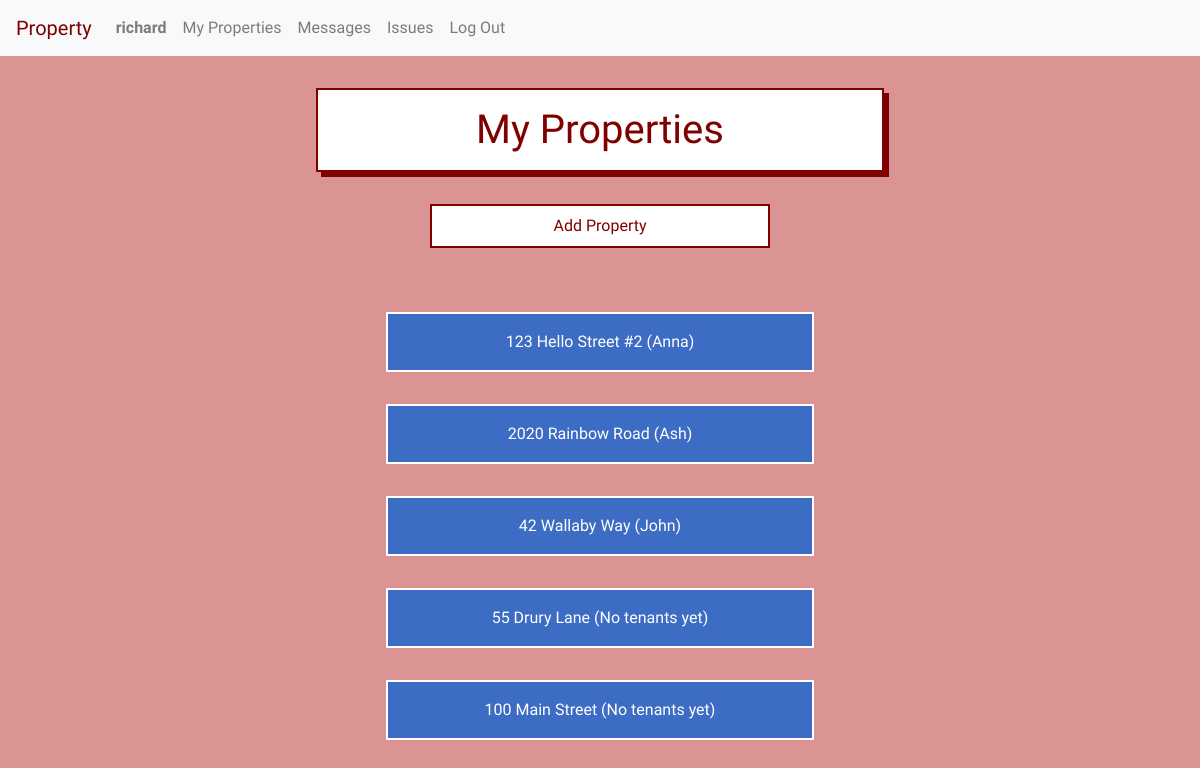
/ (signed in), run on the app's committed database.
### property/models.py (models this page shows, shortened)
class User(AbstractUser):
    tenant = models.BooleanField(default=True)
    manager = models.BooleanField(default=False)

class Unit(models.Model):
    manager = models.ForeignKey(User, on_delete=models.CASCADE, related_name="managers")
    tenant = models.ForeignKey(User, on_delete=models.CASCADE, related_name="tenants", blank=True, null=True)
    address = models.CharField(max_length=200)
    image = models.URLField(blank=True, default='', max_length=1000)
    def __str__(self):
        return f"{self.address}"

### property/views.py (the view, shortened to what this page needs)
# urls.py: path("", views.index, name="index"),
def index(request):
    if request.user.is_authenticated:
        if request.user.manager:
            try:
                units = Unit.objects.filter(manager=request.user).order_by('address').order_by('-tenant')
            except ObjectDoesNotExist:
                units = None
            print(units)
            return render(request, 'property/index.html', {
                "units": units
            })
    else:
        return render(request, 'property/login.html')

### property/templates/property/index.html (shortened to what this page needs)
{% extends "property/layout.html" %}
{% block body %}
    {% if user.manager %}
        {% if not units %}
            <br><br>
            <p> You have not registered any properties yet. </p>
            <p> Let's get started! </p>
            <div class="add-property-link">
                <a href="{% url 'add_property' %}">Add Property</a>
            </div>
        {% else %}
            <h1>My Properties</h1>
            <a href="{% url 'add_property' %}">
                <div class="add-property-link">
                    Add Property
                </div>
            </a>
            <div class="list-container">
                {% for unit in units %}
                <a href="{% url 'unit' unit.id %}">
                    <div class="listed-item-link">
                        {{unit}} {% if unit.tenant %} ({{unit.tenant.first_name}}) {% else %} (No tenants yet) {% endif %}
                    </div>
                </a>
                {% endfor %}
            </div>
        {% endif %}
    {% endif %}
{% endblock %}

### property/templates/property/layout.html (shortened to what this page needs)
{% load static %}
<!DOCTYPE html>
<html lang="en">
    <head>
        <link rel="stylesheet" href="https://stackpath.bootstrapcdn.com/bootstrap/4.3.1/css/bootstrap.min.css">
        <link href="{% static 'property/styles.css' %}" rel="stylesheet">
    </head>
    <body>
        {% if user.is_authenticated %}
        <nav class="navbar sticky-top navbar-expand-lg navbar-light bg-light">
            <a id="property" class="navbar-brand" href="{% url 'index' %}">Property</a>
            <div class="collapse navbar-collapse" id="navbarTogglerDemo02">
              <ul class="navbar-nav mr-auto mt-2 mt-lg-0">
                <li class="nav-item">
                    <a class="nav-link" href="{% url 'profile' %}"><strong>{{ user.username }}</strong></a>
                </li>
                {% if user.manager %}
                <li class="nav-item">
                    <a class="nav-link" href="{% url 'index' %}">My Properties</a>
                </li>
                {% endif %}
                <li class="nav-item">
                    <a class="nav-link" href="{% url 'messages' %}">Messages</a>
                </li>
                <li class="nav-item">
                    <a class="nav-link" href="{% url 'issues' %}">Issues</a>
                </li>
                <li class="nav-item">
                    <a class="nav-link" href="{% url 'logout' %}">Log Out</a>
                </li>
              </ul>
            </div>
          </nav>
        {% endif %}
        <div class="body">
        {% block body %}
        {% endblock %}
        </div>
    </body>
</html>

### property/static/property/styles.css (style rules this page uses)
:root { --blue: rgb(60, 108, 196); --lightblue: rgb(127, 167, 241); }
body { background-color: rgb(219, 148, 148); color: maroon; font-family: 'Yusei Magic', sans-serif; }
#property { color: maroon; }
a { text-decoration: none !important; }
.body { padding: 2rem; text-align: center; }
h1 { padding: 1rem; margin-bottom: 1rem; margin: auto; text-align: center; border: maroon solid 2px; background-color: white; color: maroon; display: block; box-shadow: 5px 5px; width: 50%; min-width: 350px; }
.list-container { padding: 2rem; }
.listed-item-link { padding: 1rem; margin: auto; width: 40%; min-width: 300px; margin-bottom: 2rem; text-align: center; border: white solid 2px; background-color: var(--blue); color: white; display: block; }
.show_send_a_message_form, .show_report_an_issue_form, .add-property-link { padding: 0.5rem; margin: auto; width: 30%; min-width: 200px; margin-bottom: 2rem; margin-top: 2rem; text-align: center; border: maroon solid 2px; background-color: white; color: maroon; }

### data on the page
User: username "richard"
Unit: address "123 Hello Street #2", tenant.first_name "Anna"
Unit: address "2020 Rainbow Road", tenant.first_name "Ash"
Unit: address "42 Wallaby Way", tenant.first_name "John"
Unit: address "55 Drury Lane", shows "(No tenants yet)"
Unit: address "100 Main Street", shows "(No tenants yet)"
